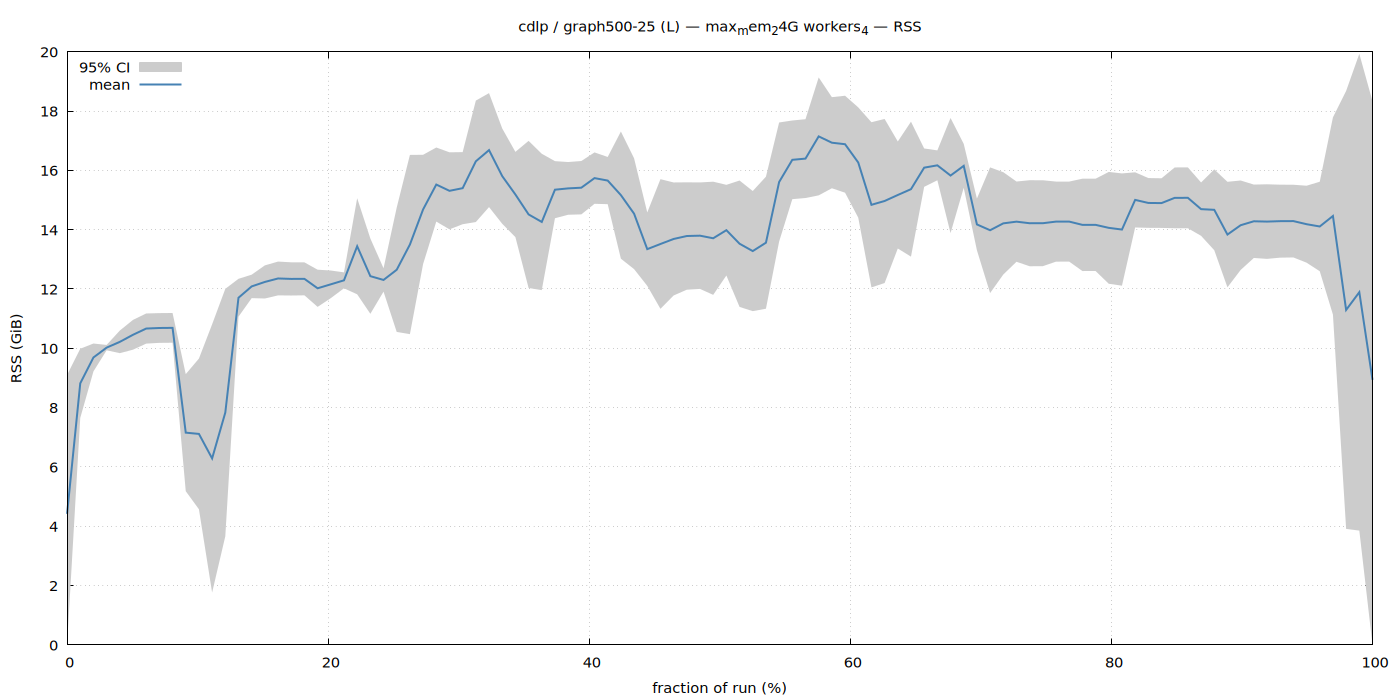

Reproduce this figure in gnuplot.
set terminal pngcairo size 1400,700 enhanced font 'Sans,11'
set output '/home/ubuntu/nvm/results/cdlp/L/graph500-25/max_mem_24G_workers_4/rss.png'
set title "cdlp / graph500-25 (L) — max_mem_24G workers_4 — RSS"
set xlabel 'fraction of run (%)'
set ylabel 'RSS (GiB)'
set grid
set key top left
set yrange [0:*]
plot '/home/ubuntu/nvm/results/cdlp/L/graph500-25/max_mem_24G_workers_4/rss.dat' using 1:3:4 with filledcurves lc rgb '#cccccc' title '95% CI', \
     '' using 1:2 with lines lw 2 lc rgb '#4682b4' title 'mean'
